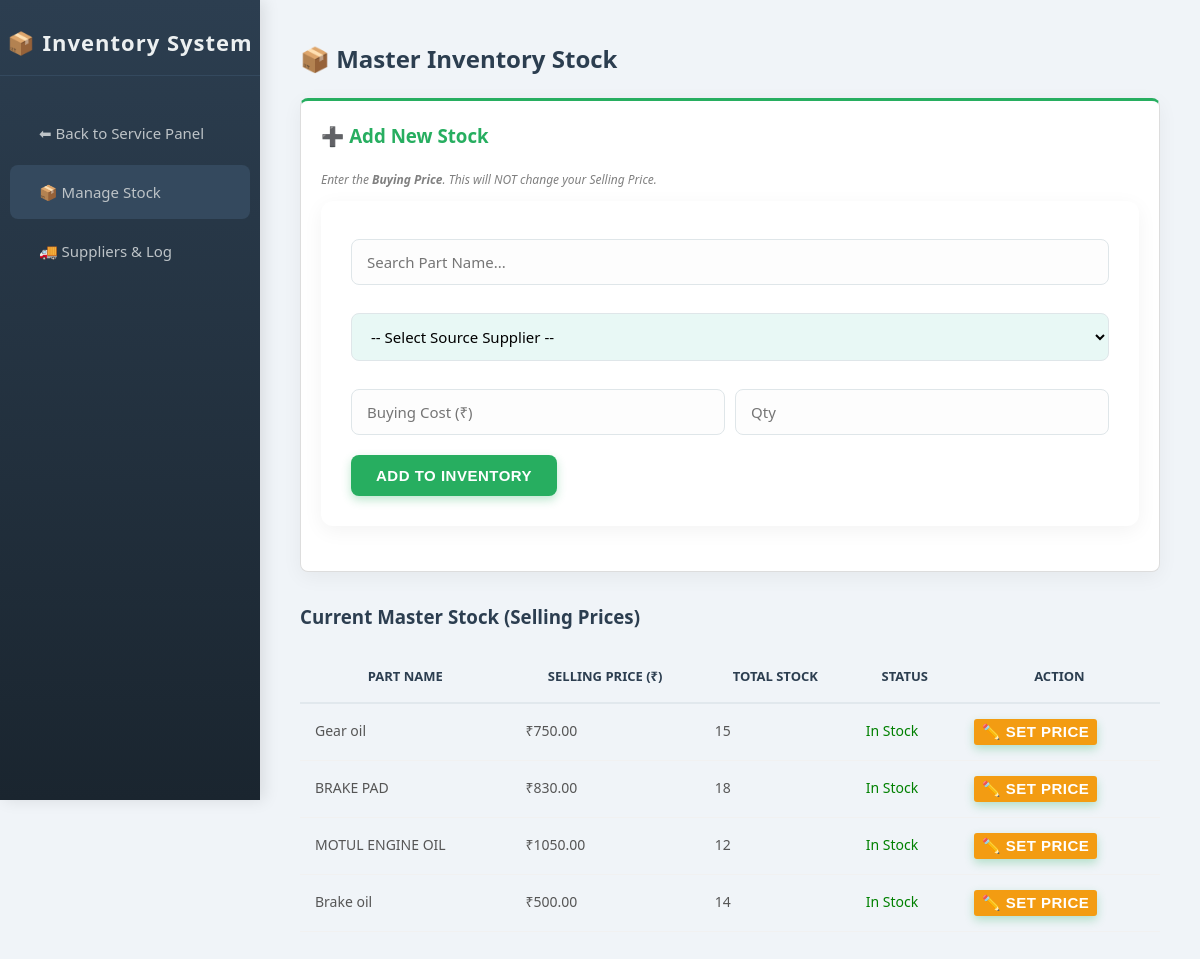
The page /inventory.php on the database its author committed.
### tables this page shows
CREATE TABLE IF NOT EXISTS `parts` (
  `id` int NOT NULL AUTO_INCREMENT,
  `part_name` varchar(100) DEFAULT NULL,
  `price` decimal(10,2) DEFAULT NULL,
  `stock` int DEFAULT NULL,
  `min_alert` int DEFAULT '5',
  PRIMARY KEY (`id`)
);

### inventory.php (the view, shortened to what this page needs)
<?php
include 'db.php';
?>
<!DOCTYPE html>
<html>
<head>
    <link rel="stylesheet" href="style.css">
</head>
<body>
<div class="sidebar">
    <h2>📦 Inventory System</h2>
    <a href="service_dashboard.php">⬅ Back to Service Panel</a>
    <a href="inventory.php" style="background:#34495e;">📦 Manage Stock</a>
    <a href="suppliers.php">🚚 Suppliers & Log</a>
</div>
<div class="content">
    <h2>📦 Master Inventory Stock</h2>
    <?php
    if(isset($_GET['edit_id'])) {
        $id = $_GET['edit_id'];
        $edit_res = mysqli_query($conn, "SELECT * FROM parts WHERE id='$id'");
        $edit_row = mysqli_fetch_assoc($edit_res);
    ?>
        <form method="post" style="background:#fff3cd; padding:20px; border:1px solid #e67e22; margin-bottom:20px; border-left: 5px solid #e67e22;">
            <h3 style="margin-top:0; color:#d35400;">✏️ Update Selling Price</h3>
            <p style="font-size:12px; color:#d35400;"><i>Set the price you charge customers here.</i></p>
            <input type="hidden" name="u_id" value="<?php echo $edit_row['id']; ?>">
            <label>Part Name:</label>
            <input type="text" name="u_name" value="<?php echo $edit_row['part_name']; ?>" required>
            <div style="display:flex; gap:20px;">
                <div style="flex:1;">
                    <label>Selling Price (₹):</label>
                    <input type="number" name="u_price" value="<?php echo $edit_row['price']; ?>" required>
                </div>
                <div style="flex:1;">
                    <label>Min Alert Level:</label>
                    <input type="number" name="u_alert" value="<?php echo $edit_row['min_alert']; ?>" required>
                </div>
            </div>
            <button type="submit" name="update_item" style="background:#e67e22; margin-top:10px;">Update Selling Price</button>
            <a href="inventory.php" style="background:#7f8c8d; text-decoration:none; padding:10px 20px; color:white; font-size:14px; border-radius:4px; margin-left:10px;">Cancel</a>
        </form>
    <?php } else { ?>
        <div class="form-box">
            <h3 style="margin-top:0; color: #27ae60;">➕ Add New Stock</h3>
            <p style="font-size:12px; color:gray;"><i>Enter the <b>Buying Price</b>. This will NOT change your Selling Price.</i></p>
            <form method="post">
                <input type="text" id="p_name" name="p_name" list="part_list" placeholder="Search Part Name..." autocomplete="off" required>
                <select name="supplier_id" required style="background: #e8f8f5;">
                    <option value="">-- Select Source Supplier --</option>
                </select>
                <div style="display:flex; gap:10px;">
                    <div style="flex:1;">
                        <input type="number" name="p_price" placeholder="Buying Cost (₹)" required style="width:100%;">
                    </div>
                    <div style="flex:1;">
                        <input type="number" name="p_stock" placeholder="Qty" required style="width:100%;">
                    </div>
                </div>
                <button type="submit" name="save_part" style="background: #27ae60;">Add to Inventory</button>
            </form>
        </div>
        <h3>Current Master Stock (Selling Prices)</h3>
        <table>
            <tr>
                <th>Part Name</th>
                <th>Selling Price (₹)</th>
                <th>Total Stock</th>
                <th>Status</th>
                <th>Action</th>
            </tr>
            <?php
            $res = mysqli_query($conn, "SELECT * FROM parts ORDER BY id DESC");
            while($row = mysqli_fetch_array($res)) {
                $status = ($row['stock'] < $row['min_alert']) ? "<span style='color:red; font-weight:bold;'>Low Stock</span>" : "<span style='color:green;'>In Stock</span>";
                echo "<tr>
                        <td>{$row['part_name']}</td>
                        <td>₹{$row['price']}</td>
                        <td>{$row['stock']}</td>
                        <td>{$status}</td>
                        <td>
                            <a href='inventory.php?edit_id={$row['id']}'>
                                <button style='background:#f39c12; padding:4px 8px; border:none; cursor:pointer; color:white; border-radius:3px;'>✏️ Set Price</button>
                            </a>
                        </td>
                      </tr>";
            }
            ?>
        </table>
    <?php } ?>
</div>
</body>
</html>

### style.css (style rules this page uses)
* { box-sizing: border-box; }
body { font-family: 'Segoe UI', 'Roboto', Helvetica, Arial, sans-serif; margin: 0; padding: 0; background-color: #f0f4f8; color: #333; line-height: 1.6; }
h1, h2, h3, h4 { color: #2c3e50; font-weight: 600; margin-top: 0; }
.sidebar { width: 260px; height: 100vh; background: linear-gradient(180deg, #2c3e50 0%, #1a252f 100%); color: white; padding-top: 25px; position: fixed; left: 0; top: 0; box-shadow: 4px 0 15px rgba(0,0,0,0.1); z-index: 1000; overflow-y: auto; }
.sidebar h2 { text-align: center; color: #ecf0f1; font-size: 22px; margin-bottom: 30px; padding-bottom: 15px; border-bottom: 1px solid #34495e; letter-spacing: 1px; }
.sidebar a { display: block; color: #bdc3c7; text-decoration: none; padding: 15px 25px; margin: 5px 10px; border-radius: 8px; transition: all 0.3s ease; font-size: 15px; border-left: 4px solid transparent; }
.content { margin-left: 260px; padding: 40px; min-height: 100vh; }
form, .form-box, .search-container, .bike-info { background: white; padding: 30px; border-radius: 12px; box-shadow: 0 5px 20px rgba(0, 0, 0, 0.05); margin-bottom: 25px; }
input[type="text"], input[type="number"], input[type="date"], input[type="password"], select, textarea { width: 100%; padding: 12px 15px; margin: 8px 0 20px; border: 1px solid #dfe6e9; border-radius: 8px; font-size: 15px; font-family: inherit; background-color: #fdfdfd; transition: border 0.3s, box-shadow 0.3s; }
button, input[type="submit"], .action-btn, .search-btn, .view-stock-btn { background: linear-gradient(135deg, #27ae60 0%, #2ecc71 100%); color: white; padding: 12px 25px; border: none; border-radius: 8px; cursor: pointer; font-size: 15px; font-weight: 600; text-transform: uppercase; letter-spacing: 0.5px; transition: all 0.3s ease; display: inline-block; text-align: center; box-shadow: 0 4px 10px rgba(39, 174, 96, 0.3); }
table { width: 100%; border-collapse: collapse; margin-top: 10px; }
th { padding: 15px; color: #2c3e50; font-weight: 700; font-size: 13px; text-transform: uppercase; border-bottom: 2px solid #e1e8ed; }
td { padding: 15px; border-bottom: 1px solid #f1f1f1; color: #555; font-size: 14px; }

### inventory.php (style rules this page uses)
.form-box { background: #fff; padding: 20px; border: 1px solid #ddd; border-radius: 8px; border-top: 3px solid #27ae60; margin-bottom: 30px; }

### rows shown on the page
parts: part_name "Gear oil", price "750.00", stock "15", min_alert "In Stock"
parts: part_name "BRAKE PAD", price "830.00", stock "18", min_alert "In Stock"
parts: part_name "MOTUL ENGINE OIL", price "1050.00", stock "12", min_alert "In Stock"
parts: part_name "Brake oil", price "500.00", stock "14", min_alert "In Stock"
